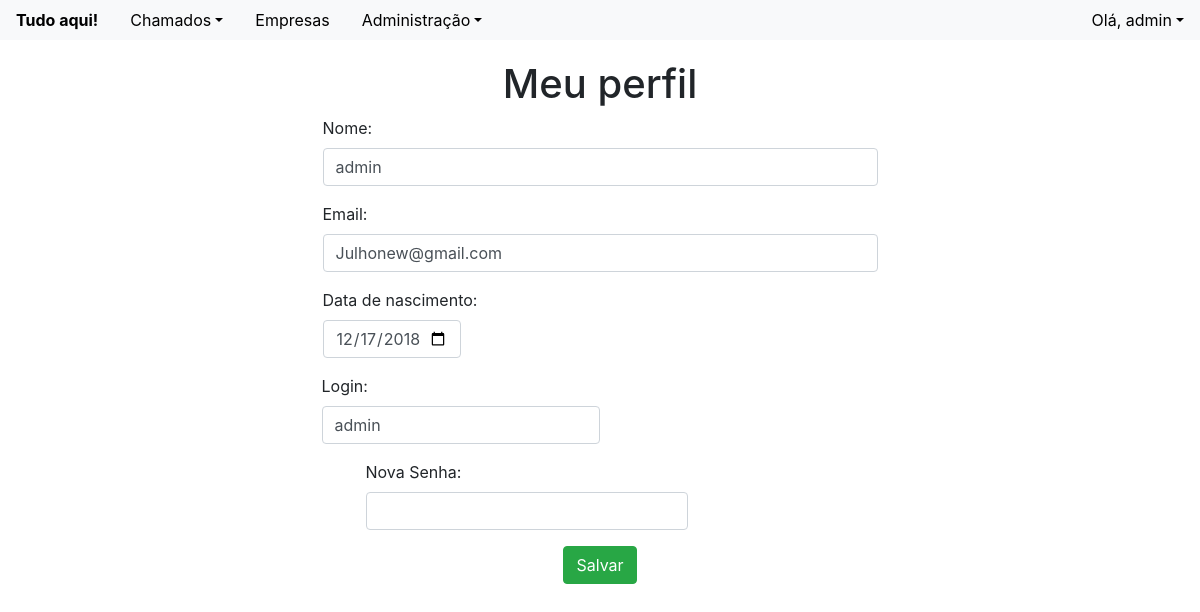
Page /meu-perfil.php?id=2 (signed in) on the committed database.
### tables this page shows
CREATE TABLE `usuarios` (
  `id` int(11) NOT NULL,
  `nome_completo` varchar(255) NOT NULL,
  `email` varchar(255) NOT NULL,
  `login` varchar(50) NOT NULL,
  `senha` varchar(32) NOT NULL,
  `admin` int(11) NOT NULL,
  `data_nasc` date NOT NULL,
  `log` timestamp NOT NULL DEFAULT CURRENT_TIMESTAMP
);

### meu-perfil.php (the view, shortened to what this page needs)
<?php include('topo.php');
	$id = $_GET['id'];
	$query = "SELECT * FROM usuarios WHERE id = '$id'";
	$objdb = new db();
	$link = $objdb -> conecta_mysql();
	$dados = mysqli_query($link, $query);
	$user = mysqli_fetch_array($dados);
?>
<div class="col-md-6" id="bloco_form" >
	<form action="update-usuario.php" method="post">
		<h1>Meu perfil</h1>
			<div class="form-group">
				<label>Nome:</label>
				<input type="text" class="form-control" name="nome" value="<?= $user['nome_completo']?>"></td>
			</div>
			<div class="form-group">
				<label>Email:</label>
				<input type="text" class="form-control" name="email" value="<?=$user['email']?>">
			</div>
			<div class="form-group ">
				<label>Data de nascimento:</label>
				<input type="date" class="form-control col-md-3" name="data" value="<?= $user['data_nasc'] ?>">
			</div>
			<div class="form-row">
				<div class="form-group" id="login">
					<label class="ml-1">Login: </label>
						<input type="text" class="form-control ml-1" name="login" value="<?= $user['login'] ?>">
				</div>
				<div class="form-group" id="senha">
					<label class="ml-5">Nova Senha:</label>
						<input type="text" class="form-control ml-5" name="senha" >
				</div>
			</div>
			<div>
				<center><input class="btn btn-success" type="submit" value="Salvar"></center>
			</div>
		</div>
</div>
<?php include('bot.php')?>

### topo.php (shortened to what this page needs)
<?php
	$id = $_SESSION['id'];
	$query = "SELECT * FROM usuarios WHERE id= '$id' ";
	$objdb = new db();
	$link = $objdb -> conecta_mysql();
	$resultado = mysqli_query($link, $query);
	$user = mysqli_fetch_array($resultado);
?>
<!DOCTYPE html>
<html>
<head>
	<link rel="stylesheet" type="text/css" href="css/bootstrap.css">
	<link rel="stylesheet" type="text/css" href="css/css/estilo.css">
	<link rel="stylesheet" type="text/js"  href="js/js/meu-js.js">
</head>
<body>
	<div class="container-fluid" id="meu-container">
		<ul class="fixed-top nav-light bg-light" id="meu-menu">
			<li class="nav-item float-left">
		    	<a class="nav-link active font-weight-bold" href="dashboard.php">Tudo aqui!</a>
		    </li>
		        <li class="nav-item dropdown float-left">
		    	<a class="nav-link dropdown-toggle" data-toggle="dropdown" href="#" role="button" aria-haspopup="true" aria-expanded="false">Chamados</a>
		    </li>
		    <li class="nav-item float-left">
		    	<a class="nav-link" href="consultar-empresas.php">Empresas</a>
		    </li>
		  	<?php
		    	if($user['admin'] == 1){
			?>
				<li class="nav-item  float-left">
		    	<a class="nav-link dropdown-toggle"data-toggle="dropdown" href="#" role="button" aria-haspopup="true" aria-expanded="false">Administração</a>
		    </li>
			<?php } ?>
		    <li class="nav-item dropdown float-right">
		    	<a class="nav-link dropdown-toggle" data-toggle="dropdown" href="#" role="button" aria-haspopup="true" aria-expanded="false">Olá, <?= $user['nome_completo'] ?></a>
		    </li>
		</ul>

### css/css/estilo.css (style rules this page uses)
* { padding: 0px; margin: 0px; }
a { color: black; }
h1 { text-align: center; margin-top: 20px; }
#meu-container { margin-top: 60px; }
#bloco_form { width: auto; height: auto; margin: auto; margin-top: 20px; }
#meu-menu { display: inline; list-style: none; }

### rows in the picture
usuarios: nome_completo "admin", nome "admin", email "Julhonew@gmail.com", data "12/17/2018", login "admin"
